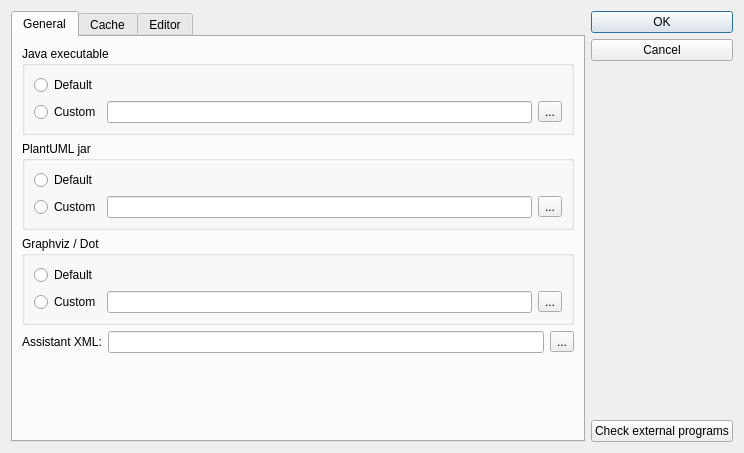
<?xml version="1.0" encoding="UTF-8"?>
<ui version="4.0">
 <class>PreferencesDialog</class>
 <widget class="QDialog" name="PreferencesDialog">
  <property name="geometry">
   <rect>
    <x>0</x>
    <y>0</y>
    <width>744</width>
    <height>453</height>
   </rect>
  </property>
  <property name="windowTitle">
   <string>Preferences</string>
  </property>
  <layout class="QHBoxLayout" name="horizontalLayout">
   <item>
    <widget class="QTabWidget" name="tabWidget">
     <property name="sizePolicy">
      <sizepolicy hsizetype="MinimumExpanding" vsizetype="Expanding">
       <horstretch>1</horstretch>
       <verstretch>0</verstretch>
      </sizepolicy>
     </property>
     <property name="currentIndex">
      <number>0</number>
     </property>
     <widget class="QWidget" name="generalTab">
      <attribute name="title">
       <string>General</string>
      </attribute>
      <layout class="QVBoxLayout" name="verticalLayout_5">
       <item>
        <widget class="QGroupBox" name="groupBox">
         <property name="title">
          <string>Java executable</string>
         </property>
         <layout class="QVBoxLayout" name="verticalLayout">
          <item>
           <widget class="QRadioButton" name="defaultJavaRadio">
            <property name="text">
             <string>Default</string>
            </property>
           </widget>
          </item>
          <item>
           <layout class="QHBoxLayout" name="horizontalLayout_3">
            <item>
             <widget class="QRadioButton" name="customJavaRadio">
              <property name="text">
               <string>Custom</string>
              </property>
             </widget>
            </item>
            <item>
             <widget class="QLineEdit" name="customJavaPathEdit"/>
            </item>
            <item>
             <widget class="QToolButton" name="customJavaPathButton">
              <property name="text">
               <string>...</string>
              </property>
             </widget>
            </item>
           </layout>
          </item>
         </layout>
        </widget>
       </item>
       <item>
        <widget class="QGroupBox" name="groupBox_2">
         <property name="title">
          <string>PlantUML jar</string>
         </property>
         <layout class="QVBoxLayout" name="verticalLayout_2">
          <item>
           <widget class="QRadioButton" name="defaultPlantUmlRadio">
            <property name="text">
             <string>Default</string>
            </property>
           </widget>
          </item>
          <item>
           <layout class="QHBoxLayout" name="horizontalLayout_4">
            <item>
             <widget class="QRadioButton" name="customPlantUmlRadio">
              <property name="text">
               <string>Custom</string>
              </property>
             </widget>
            </item>
            <item>
             <widget class="QLineEdit" name="customPlantUmlEdit"/>
            </item>
            <item>
             <widget class="QToolButton" name="customPlantUmlButton">
              <property name="text">
               <string>...</string>
              </property>
             </widget>
            </item>
           </layout>
          </item>
         </layout>
        </widget>
       </item>
       <item>
        <widget class="QGroupBox" name="groupBox_3">
         <property name="title">
          <string>Graphviz / Dot</string>
         </property>
         <layout class="QVBoxLayout" name="verticalLayout_3">
          <item>
           <widget class="QRadioButton" name="defaultGraphvizRadio">
            <property name="text">
             <string>Default</string>
            </property>
           </widget>
          </item>
          <item>
           <layout class="QHBoxLayout" name="horizontalLayout_5">
            <item>
             <widget class="QRadioButton" name="customGraphvizRadio">
              <property name="text">
               <string>Custom</string>
              </property>
             </widget>
            </item>
            <item>
             <widget class="QLineEdit" name="customGraphvizEdit"/>
            </item>
            <item>
             <widget class="QToolButton" name="customGraphvizButton">
              <property name="text">
               <string>...</string>
              </property>
             </widget>
            </item>
           </layout>
          </item>
         </layout>
        </widget>
       </item>
       <item>
        <layout class="QHBoxLayout" name="horizontalLayout_9">
         <item>
          <widget class="QLabel" name="label_4">
           <property name="text">
            <string>Assistant XML:</string>
           </property>
          </widget>
         </item>
         <item>
          <widget class="QLineEdit" name="assistantXmlEdit"/>
         </item>
         <item>
          <widget class="QToolButton" name="assistantXmlButton">
           <property name="text">
            <string>...</string>
           </property>
          </widget>
         </item>
        </layout>
       </item>
       <item>
        <spacer name="verticalSpacer_2">
         <property name="orientation">
          <enum>Qt::Vertical</enum>
         </property>
         <property name="sizeHint" stdset="0">
          <size>
           <width>20</width>
           <height>4</height>
          </size>
         </property>
        </spacer>
       </item>
      </layout>
     </widget>
     <widget class="QWidget" name="cacheTab">
      <attribute name="title">
       <string>Cache</string>
      </attribute>
      <layout class="QVBoxLayout" name="verticalLayout_11">
       <item>
        <widget class="QGroupBox" name="cacheGroupBox">
         <property name="title">
          <string>Image Cache</string>
         </property>
         <property name="checkable">
          <bool>true</bool>
         </property>
         <layout class="QVBoxLayout" name="verticalLayout_4">
          <item>
           <widget class="QRadioButton" name="defaultCacheRadio">
            <property name="text">
             <string>Default</string>
            </property>
           </widget>
          </item>
          <item>
           <layout class="QHBoxLayout" name="horizontalLayout_6">
            <item>
             <widget class="QRadioButton" name="customCacheRadio">
              <property name="text">
               <string>Custom</string>
              </property>
             </widget>
            </item>
            <item>
             <widget class="QLineEdit" name="customCacheEdit"/>
            </item>
            <item>
             <widget class="QToolButton" name="customCacheButton">
              <property name="text">
               <string>...</string>
              </property>
             </widget>
            </item>
           </layout>
          </item>
          <item>
           <layout class="QHBoxLayout" name="horizontalLayout_7">
            <item>
             <widget class="QLabel" name="label_9">
              <property name="text">
               <string>Max size:</string>
              </property>
             </widget>
            </item>
            <item>
             <widget class="QSpinBox" name="cacheMaxSize">
              <property name="maximum">
               <number>1000</number>
              </property>
             </widget>
            </item>
            <item>
             <spacer name="horizontalSpacer_3">
              <property name="orientation">
               <enum>Qt::Horizontal</enum>
              </property>
              <property name="sizeHint" stdset="0">
               <size>
                <width>40</width>
                <height>20</height>
               </size>
              </property>
             </spacer>
            </item>
           </layout>
          </item>
          <item>
           <layout class="QHBoxLayout" name="horizontalLayout_8">
            <item>
             <widget class="QLabel" name="label_7">
              <property name="text">
               <string>Current size:</string>
              </property>
             </widget>
            </item>
            <item>
             <widget class="QLabel" name="cacheCurrentSizeLabel">
              <property name="sizePolicy">
               <sizepolicy hsizetype="Preferred" vsizetype="Preferred">
                <horstretch>1</horstretch>
                <verstretch>0</verstretch>
               </sizepolicy>
              </property>
              <property name="frameShape">
               <enum>QFrame::StyledPanel</enum>
              </property>
              <property name="frameShadow">
               <enum>QFrame::Sunken</enum>
              </property>
              <property name="text">
               <string/>
              </property>
             </widget>
            </item>
            <item>
             <widget class="QPushButton" name="clearCacheButton">
              <property name="sizePolicy">
               <sizepolicy hsizetype="Fixed" vsizetype="Fixed">
                <horstretch>0</horstretch>
                <verstretch>0</verstretch>
               </sizepolicy>
              </property>
              <property name="text">
               <string>Clear cache</string>
              </property>
             </widget>
            </item>
           </layout>
          </item>
         </layout>
        </widget>
       </item>
       <item>
        <spacer name="verticalSpacer_4">
         <property name="orientation">
          <enum>Qt::Vertical</enum>
         </property>
         <property name="sizeHint" stdset="0">
          <size>
           <width>20</width>
           <height>40</height>
          </size>
         </property>
        </spacer>
       </item>
      </layout>
     </widget>
     <widget class="QWidget" name="editorTab">
      <attribute name="title">
       <string>Editor</string>
      </attribute>
      <layout class="QVBoxLayout" name="verticalLayout_10">
       <item>
        <widget class="QGroupBox" name="groupBox_4">
         <property name="title">
          <string>Font</string>
         </property>
         <layout class="QHBoxLayout" name="horizontalLayout_11">
          <item>
           <layout class="QHBoxLayout" name="horizontalLayout_2">
            <item>
             <widget class="QFontComboBox" name="editorFontComboBox">
              <property name="sizePolicy">
               <sizepolicy hsizetype="Expanding" vsizetype="Fixed">
                <horstretch>0</horstretch>
                <verstretch>0</verstretch>
               </sizepolicy>
              </property>
             </widget>
            </item>
            <item>
             <widget class="QSpinBox" name="editorFontSizeSpinBox">
              <property name="minimum">
               <number>5</number>
              </property>
              <property name="value">
               <number>10</number>
              </property>
             </widget>
            </item>
           </layout>
          </item>
         </layout>
        </widget>
       </item>
       <item>
        <widget class="QGroupBox" name="groupBox_6">
         <property name="title">
          <string>Indention</string>
         </property>
         <layout class="QVBoxLayout" name="verticalLayout_9">
          <item>
           <widget class="QCheckBox" name="autoIndentCheckBox">
            <property name="text">
             <string>Autoindent</string>
            </property>
            <property name="checked">
             <bool>true</bool>
            </property>
           </widget>
          </item>
          <item>
           <widget class="QCheckBox" name="useSpacesInsteadTabsCheckBox">
            <property name="text">
             <string>Use Space instead Tab</string>
            </property>
           </widget>
          </item>
          <item>
           <layout class="QHBoxLayout" name="horizontalLayout_13">
            <item>
             <layout class="QHBoxLayout" name="horizontalLayout_12">
              <item>
               <widget class="QLabel" name="label">
                <property name="text">
                 <string>Indent size:</string>
                </property>
               </widget>
              </item>
              <item>
               <widget class="QSpinBox" name="indentSizeSpinBox">
                <property name="minimum">
                 <number>1</number>
                </property>
                <property name="value">
                 <number>4</number>
                </property>
               </widget>
              </item>
             </layout>
            </item>
            <item>
             <spacer name="horizontalSpacer_2">
              <property name="orientation">
               <enum>Qt::Horizontal</enum>
              </property>
              <property name="sizeHint" stdset="0">
               <size>
                <width>40</width>
                <height>20</height>
               </size>
              </property>
             </spacer>
            </item>
           </layout>
          </item>
         </layout>
        </widget>
       </item>
       <item>
        <widget class="QGroupBox" name="groupBox_7">
         <property name="title">
          <string>Refresh</string>
         </property>
         <layout class="QVBoxLayout" name="verticalLayout_8">
          <item>
           <layout class="QHBoxLayout" name="horizontalLayout_14">
            <item>
             <widget class="QLabel" name="label_3">
              <property name="text">
               <string>Auto-refresh interval:</string>
              </property>
             </widget>
            </item>
            <item>
             <widget class="QSpinBox" name="autoRefreshSpin"/>
            </item>
            <item>
             <spacer name="horizontalSpacer">
              <property name="orientation">
               <enum>Qt::Horizontal</enum>
              </property>
              <property name="sizeHint" stdset="0">
               <size>
                <width>40</width>
                <height>20</height>
               </size>
              </property>
             </spacer>
            </item>
           </layout>
          </item>
          <item>
           <widget class="QCheckBox" name="refreshOnSaveCheckBox">
            <property name="text">
             <string>Refresh on save</string>
            </property>
           </widget>
          </item>
         </layout>
        </widget>
       </item>
       <item>
        <spacer name="verticalSpacer_3">
         <property name="orientation">
          <enum>Qt::Vertical</enum>
         </property>
         <property name="sizeHint" stdset="0">
          <size>
           <width>20</width>
           <height>308</height>
          </size>
         </property>
        </spacer>
       </item>
      </layout>
     </widget>
    </widget>
   </item>
   <item>
    <layout class="QVBoxLayout" name="buttonLayout">
     <item>
      <widget class="QDialogButtonBox" name="buttonBox">
       <property name="sizePolicy">
        <sizepolicy hsizetype="Expanding" vsizetype="Fixed">
         <horstretch>0</horstretch>
         <verstretch>0</verstretch>
        </sizepolicy>
       </property>
       <property name="orientation">
        <enum>Qt::Vertical</enum>
       </property>
       <property name="standardButtons">
        <set>QDialogButtonBox::Cancel|QDialogButtonBox::Ok</set>
       </property>
      </widget>
     </item>
     <item>
      <spacer name="verticalSpacer">
       <property name="orientation">
        <enum>Qt::Vertical</enum>
       </property>
       <property name="sizeHint" stdset="0">
        <size>
         <width>20</width>
         <height>40</height>
        </size>
       </property>
      </spacer>
     </item>
     <item>
      <widget class="QPushButton" name="checkExternalPrograms">
       <property name="text">
        <string>Check external programs</string>
       </property>
      </widget>
     </item>
    </layout>
   </item>
  </layout>
 </widget>
 <resources/>
 <connections>
  <connection>
   <sender>buttonBox</sender>
   <signal>accepted()</signal>
   <receiver>PreferencesDialog</receiver>
   <slot>accept()</slot>
   <hints>
    <hint type="sourcelabel">
     <x>248</x>
     <y>254</y>
    </hint>
    <hint type="destinationlabel">
     <x>157</x>
     <y>274</y>
    </hint>
   </hints>
  </connection>
  <connection>
   <sender>buttonBox</sender>
   <signal>rejected()</signal>
   <receiver>PreferencesDialog</receiver>
   <slot>reject()</slot>
   <hints>
    <hint type="sourcelabel">
     <x>316</x>
     <y>260</y>
    </hint>
    <hint type="destinationlabel">
     <x>286</x>
     <y>274</y>
    </hint>
   </hints>
  </connection>
 </connections>
</ui>
